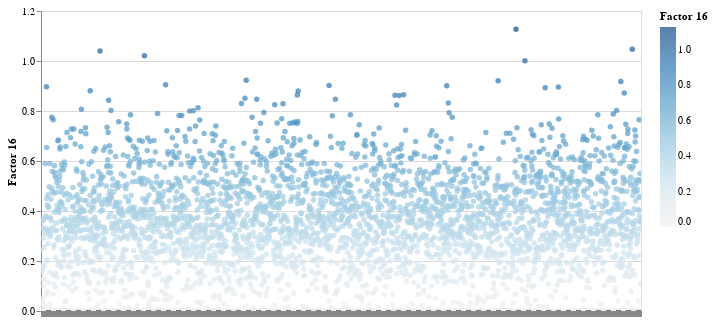

Here is the notebook cell this chart was saved with:
### Code cell
plot_factor(model)

### Figure 1 — Vega specification as saved in the notebook (floating-point values rounded to 4 significant figures; data arrays with more than 128 entries replaced by an {"elided": "..."} marker saying what was removed)
{"$schema": "https://vega.github.io/schema/vega/v5.json", "data": [{"name": "param_2_store"}, {"name": "source_0", "values": {"elided": "4273 records"}}, {"name": "source_1", "values": [{"y": 0}]}, {"name": "source_0_color_domain_Factor 16", "values": [{"min": 0.0, "max": 1.127}]}, {"name": "source_0_concat_0_x_domain_id", "values": {"elided": "4273 records"}}], "signals": [{"name": "childHeight", "value": 300}, {"name": "unit", "value": {}, "on": [{"events": "pointermove", "update": "isTuple(group()) ? group() : unit"}]}, {"name": "param_2", "update": "{\"Factor 16\": param_2_Factor_16}"}, {"name": "param_2_Factor_16"}], "marks": [{"type": "group", "name": "concat_0_group", "encode": {"update": {"width": {"signal": "width"}, "height": {"signal": "childHeight"}}}, "signals": [{"name": "param_2_id", "on": [{"events": [{"source": "view", "type": "dblclick"}], "update": "null"}, {"events": {"signal": "param_2_translate_delta"}, "update": "panLinear(param_2_translate_anchor.extent_x, -param_2_translate_delta.x / width)"}, {"events": {"signal": "param_2_zoom_delta"}, "update": "zoomLinear(domain(\"concat_0_x\"), param_2_zoom_anchor.x, param_2_zoom_delta)"}]}, {"name": "param_2_Factor_16", "on": [{"events": [{"source": "view", "type": "dblclick"}], "update": "null"}, {"events": {"signal": "param_2_translate_delta"}, "update": "panLinear(param_2_translate_anchor.extent_y, param_2_translate_delta.y / childHeight)"}, {"events": {"signal": "param_2_zoom_delta"}, "update": "zoomLinear(domain(\"concat_0_y\"), param_2_zoom_anchor.y, param_2_zoom_delta)"}], "push": "outer"}, {"name": "param_2_tuple", "on": [{"events": [{"signal": "param_2_id || param_2_Factor_16"}], "update": "param_2_id && param_2_Factor_16 ? {unit: \"view_2\", fields: param_2_tuple_fields, values: [param_2_id,param_2_Factor_16]} : null"}]}, {"name": "param_2_tuple_fields", "value": [{"field": "id", "channel": "x", "type": "E"}, {"field": "Factor 16", "channel": "y", "type": "R"}]}, {"name": "param_2_translate_anchor", "value": {}, "on": [{"events": [{"source": "scope", "type": "pointerdown"}], "update": "{x: x(unit), y: y(unit), extent_x: domain(\"concat_0_x\"), extent_y: domain(\"concat_0_y\")}"}]}, {"name": "param_2_translate_delta", "value": {}, "on": [{"events": [{"source": "window", "between": [{"source": "scope", "type": "pointerdown"}, {"source": "window", "type": "pointerup"}], "type": "pointermove", "consume": true}], "update": "{x: param_2_translate_anchor.x - x(unit), y: param_2_translate_anchor.y - y(unit)}"}]}, {"name": "param_2_zoom_anchor", "on": [{"events": [{"source": "scope", "type": "wheel", "consume": true}], "update": "{x: invert(\"concat_0_x\", x(unit)), y: invert(\"concat_0_y\", y(unit))}"}]}, {"name": "param_2_zoom_delta", "on": [{"events": [{"source": "scope", "consume": true, "type": "wheel"}], "update": "pow(1.001, event.deltaY * pow(16, event.deltaMode))", "force": true}]}, {"name": "param_2_modify", "on": [{"events": {"signal": "param_2_tuple"}, "update": "modify(\"param_2_store\", param_2_tuple, true)"}]}], "marks": [{"type": "symbol", "name": "view_2_marks", "from": {"data": "source_0"}, "encode": {"update": {"fill": {"field": "Factor 16", "scale": "color"}, "x": {"field": "id", "scale": "concat_0_x"}, "y": {"field": "Factor 16", "scale": "concat_0_y"}, "opacity": {"value": 0.7}, "tooltip": {"signal": "{\"id\": isValid(datum[\"id\"]) ? datum[\"id\"] : \"\"+datum[\"id\"], \"Factor 16\": format(datum[\"Factor 16\"], \"\")}"}}}, "style": ["point"], "interactive": true, "clip": true}, {"type": "rule", "name": "concat_0_layer_1_marks", "from": {"data": "source_1"}, "encode": {"update": {"strokeDash": {"value": [5, 5]}, "stroke": {"value": "black"}, "x": {"field": {"signal": null, "datum": null, "group": "width", "parent": null}}, "x2": {"value": 0}, "y": {"field": "y", "scale": "concat_0_y"}}}, "clip": true, "style": ["rule"], "interactive": false}], "axes": [{"scale": "concat_0_y", "domain": false, "orient": "left", "labels": false, "ticks": false, "grid": true, "maxExtent": 0, "zindex": 0, "aria": false, "minExtent": 0, "tickCount": {"signal": "ceil(childHeight/40)"}, "gridScale": "concat_0_x"}, {"scale": "concat_0_x", "grid": false, "labelAlign": "right", "orient": "bottom", "labelBaseline": "middle", "zindex": 0, "labelAngle": 270, "labels": false}, {"scale": "concat_0_y", "grid": false, "zindex": 0, "labelOverlap": true, "orient": "left", "tickCount": {"signal": "ceil(childHeight/40)"}, "title": "Factor 16"}], "style": "cell"}], "scales": [{"name": "color", "type": "linear", "domain": [{"signal": "(data(\"source_0_color_domain_Factor 16\")[0] || {}).min"}, {"signal": "(data(\"source_0_color_domain_Factor 16\")[0] || {}).max"}], "range": {"scheme": "redblue"}, "zero": false, "interpolate": "hcl", "domainMid": 0}, {"name": "concat_0_x", "type": "point", "domain": {"data": "source_0_concat_0_x_domain_id", "field": "id", "sort": true}, "range": [0, {"signal": "width"}], "padding": 0.5}, {"name": "concat_0_y", "type": "linear", "domain": {"fields": [{"data": "source_0", "field": "Factor 16"}, {"data": "source_1", "field": "y"}]}, "range": [{"signal": "childHeight"}, 0], "nice": true, "domainRaw": {"signal": "param_2[\"Factor 16\"]"}, "zero": true}], "layout": {"padding": 20, "columns": 1, "bounds": "full", "align": "each"}, "background": "white", "width": 600, "padding": 5, "legends": [{"fill": "color", "gradientLength": {"signal": "clamp(childHeight, 64, 200)"}, "title": "Factor 16", "encode": {"gradient": {"update": {"opacity": {"value": 0.7}}}}}]}
